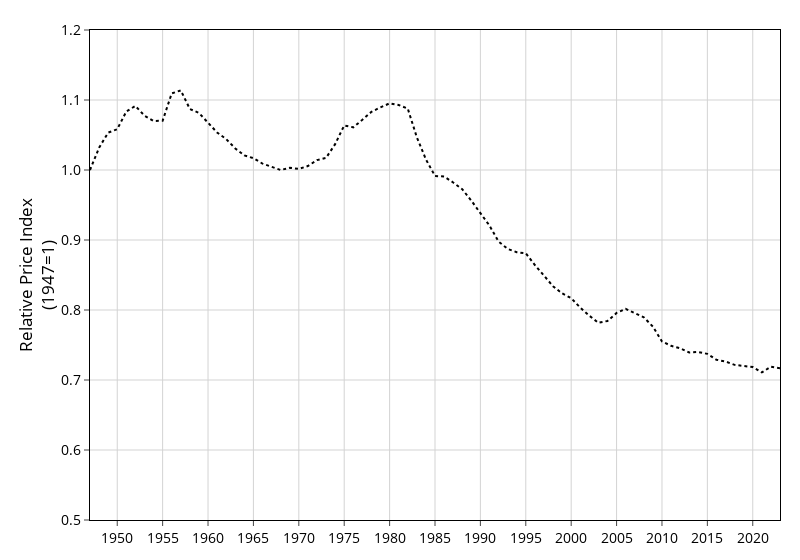

Notebook cell for this chart:
### Code cell
fig = go.Figure()

fig.add_trace(go.Scatter(
    x       = df_wide["year"], y=df_wide["X_Rel_P"],
    mode    = 'lines',
    name    = "Relative Price of Investment",
    line    = dict(color='black', width=2, dash='dot')
))


fig.update_layout(
    yaxis_title     = "Relative Price Index<br>(1947=1)",
    template        = "none",
    width=800
)

apply_standard_plotly_style(fig, yaxis_range=[0.5, 1.2])
fig.show()

### Figure 1 — Plotly figure (JSON) as saved in the notebook; plotly's stock layout.template omitted (floating-point values rounded to 4 significant figures)
{"data": [{"line": {"color": "black", "dash": "dot", "width": 2}, "mode": "lines", "name": "Relative Price of Investment", "type": "scatter", "x": [1947, 1948, 1949, 1950, 1951, 1952, 1953, 1954, 1955, 1956, 1957, 1958, 1959, 1960, 1961, 1962, 1963, 1964, 1965, 1966, 1967, 1968, 1969, 1970, 1971, 1972, 1973, 1974, 1975, 1976, 1977, 1978, 1979, 1980, 1981, 1982, 1983, 1984, 1985, 1986, 1987, 1988, 1989, 1990, 1991, 1992, 1993, 1994, 1995, 1996, 1997, 1998, 1999, 2000, 2001, 2002, 2003, 2004, 2005, 2006, 2007, 2008, 2009, 2010, 2011, 2012, 2013, 2014, 2015, 2016, 2017, 2018, 2019, 2020, 2021, 2022, 2023], "y": [1, 1.032, 1.053, 1.058, 1.084, 1.091, 1.078, 1.07, 1.07, 1.109, 1.114, 1.087, 1.082, 1.068, 1.054, 1.044, 1.031, 1.021, 1.017, 1.009, 1.005, 1.0, 1.003, 1.002, 1.006, 1.014, 1.017, 1.037, 1.064, 1.061, 1.072, 1.083, 1.09, 1.095, 1.093, 1.088, 1.047, 1.015, 0.9915, 0.9907, 0.9822, 0.9725, 0.9562, 0.9389, 0.9206, 0.8978, 0.8873, 0.8826, 0.881, 0.8643, 0.8494, 0.834, 0.8238, 0.8169, 0.8034, 0.7918, 0.7817, 0.7843, 0.7958, 0.8016, 0.7955, 0.7896, 0.7763, 0.7551, 0.7488, 0.7454, 0.7393, 0.74, 0.7373, 0.7289, 0.7264, 0.7216, 0.72, 0.7184, 0.7108, 0.7191, 0.7167]}], "layout": {"font": {"color": "black", "family": "Open Sans", "size": 14}, "legend": {"bgcolor": "rgba(0,0,0,0)", "bordercolor": "rgba(0,0,0,0)", "x": 0.05, "xanchor": "left", "y": 0.95, "yanchor": "top"}, "margin": {"b": 40, "l": 90, "r": 20, "t": 30}, "paper_bgcolor": "white", "plot_bgcolor": "white", "width": 800, "xaxis": {"dtick": 5, "gridcolor": "lightgray", "linecolor": "black", "linewidth": 1, "mirror": true, "showgrid": true, "showline": true, "tickfont": {"family": "Open Sans", "size": 14}, "ticks": "outside"}, "yaxis": {"gridcolor": "lightgray", "linecolor": "black", "linewidth": 1, "mirror": true, "range": [0.5, 1.2], "showgrid": true, "showline": true, "tickfont": {"family": "Open Sans", "size": 14}, "tickformat": ".1f", "ticks": "outside", "title": {"text": "Relative Price Index<br>(1947=1)"}}}}
